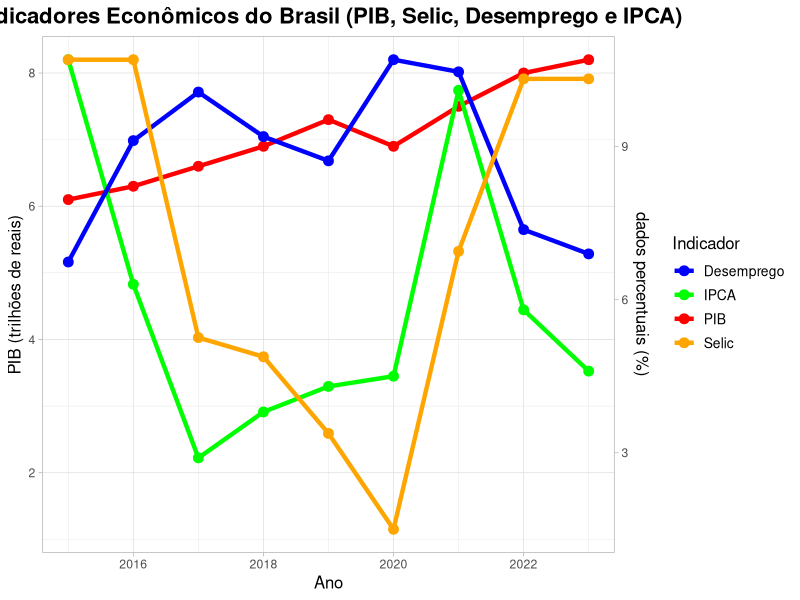

Source code (R):
library(tidyverse)
library(writexl)

dados <- read.csv("indicadores_economicos.csv")

colnames(dados) <- c("Ano", "PIB", "IPCA", "Desemprego", "Selic")

write_xlsx(dados, path = "indicadores_economicos_exportado.xlsx")

print(ggplot(dados, aes(x = Ano)) +
  geom_line(aes(y = PIB, color = "PIB"), linewidth = 1.5) +
  geom_point(aes(y = PIB, color = "PIB"), size = 3) +

  geom_line(aes(y = IPCA * (max(PIB) / max(IPCA)), color = "IPCA"), linewidth = 1.5) +
  geom_point(aes(y = IPCA * (max(PIB) / max(IPCA)), color = "IPCA"), size = 3) +

  geom_line(aes(y = Desemprego * (max(PIB) / max(Desemprego)), color = "Desemprego"), linewidth = 1.5) +
  geom_point(aes(y = Desemprego * (max(PIB) / max(Desemprego)), color = "Desemprego"), size = 3) +

  geom_line(aes(y = Selic * (max(PIB) / max(Selic)), color = "Selic"), linewidth = 1.5) +
  geom_point(aes(y = Selic * (max(PIB) / max(Selic)), color = "Selic"), size = 3) +

  scale_y_continuous(
    name = "PIB (trilhões de reais)",
    sec.axis = sec_axis(~ . / (max(dados$PIB) / max(dados$IPCA)), name = "dados percentuais (%)")
  ) +

  scale_color_manual(values = c(
     "PIB" = "red",
     "IPCA" = "green",
     "Desemprego" = "blue",
     "Selic" = "orange")) +
  labs(title = "Indicadores Econômicos do Brasil (PIB, Selic, Desemprego e IPCA)",
       x = "Ano", y = "Valor",
       color = "Indicador") +
  theme_light() +
  theme(plot.title = element_text(hjust = 0.5, size = 16, face = "bold"),
        legend.title = element_text(size = 12),
        legend.text = element_text(size = 10),
        axis.title = element_text(size = 12))
)
